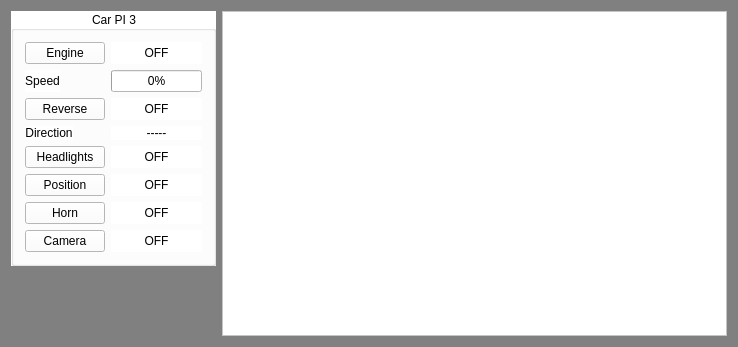
<?xml version="1.0" encoding="UTF-8"?>
<ui version="4.0">
 <class>MainWindow</class>
 <widget class="QWidget" name="MainWindow">
  <property name="geometry">
   <rect>
    <x>0</x>
    <y>0</y>
    <width>731</width>
    <height>342</height>
   </rect>
  </property>
  <property name="sizePolicy">
   <sizepolicy hsizetype="Preferred" vsizetype="Preferred">
    <horstretch>0</horstretch>
    <verstretch>0</verstretch>
   </sizepolicy>
  </property>
  <property name="windowTitle">
   <string>MainWindow</string>
  </property>
  <property name="styleSheet">
   <string notr="true">background-color: grey</string>
  </property>
  <layout class="QGridLayout" name="gridLayout">
   <item row="0" column="0">
    <layout class="QVBoxLayout" name="verticalLayout">
     <item>
      <widget class="QGroupBox" name="groupboxMain">
       <property name="sizePolicy">
        <sizepolicy hsizetype="Fixed" vsizetype="Fixed">
         <horstretch>0</horstretch>
         <verstretch>0</verstretch>
        </sizepolicy>
       </property>
       <property name="maximumSize">
        <size>
         <width>16777215</width>
         <height>16777215</height>
        </size>
       </property>
       <property name="styleSheet">
        <string notr="true">background-color: white</string>
       </property>
       <property name="title">
        <string>Car PI 3</string>
       </property>
       <property name="alignment">
        <set>Qt::AlignCenter</set>
       </property>
       <layout class="QFormLayout" name="formLayout">
        <item row="0" column="0">
         <widget class="QPushButton" name="buttonEngine">
          <property name="text">
           <string>Engine</string>
          </property>
         </widget>
        </item>
        <item row="0" column="1">
         <widget class="QLabel" name="labelEngine">
          <property name="text">
           <string>OFF</string>
          </property>
          <property name="alignment">
           <set>Qt::AlignCenter</set>
          </property>
         </widget>
        </item>
        <item row="1" column="0">
         <widget class="QLabel" name="infolabelSpeed">
          <property name="text">
           <string>Speed</string>
          </property>
          <property name="alignment">
           <set>Qt::AlignCenter</set>
          </property>
         </widget>
        </item>
        <item row="1" column="1">
         <widget class="QProgressBar" name="progressbarSpeed">
          <property name="value">
           <number>0</number>
          </property>
         </widget>
        </item>
        <item row="2" column="0">
         <widget class="QPushButton" name="buttonReverse">
          <property name="text">
           <string>Reverse</string>
          </property>
         </widget>
        </item>
        <item row="2" column="1">
         <widget class="QLabel" name="labelReverse">
          <property name="text">
           <string>OFF</string>
          </property>
          <property name="alignment">
           <set>Qt::AlignCenter</set>
          </property>
         </widget>
        </item>
        <item row="3" column="0">
         <widget class="QLabel" name="infolabelDirection">
          <property name="text">
           <string>Direction</string>
          </property>
          <property name="alignment">
           <set>Qt::AlignCenter</set>
          </property>
         </widget>
        </item>
        <item row="3" column="1">
         <widget class="QLabel" name="labelDirection">
          <property name="text">
           <string>-----</string>
          </property>
          <property name="alignment">
           <set>Qt::AlignCenter</set>
          </property>
         </widget>
        </item>
        <item row="4" column="0">
         <widget class="QPushButton" name="buttonHeadlights">
          <property name="text">
           <string>Headlights</string>
          </property>
         </widget>
        </item>
        <item row="4" column="1">
         <widget class="QLabel" name="labelHeadlights">
          <property name="text">
           <string>OFF</string>
          </property>
          <property name="alignment">
           <set>Qt::AlignCenter</set>
          </property>
         </widget>
        </item>
        <item row="5" column="0">
         <widget class="QPushButton" name="buttonPosition">
          <property name="text">
           <string>Position</string>
          </property>
         </widget>
        </item>
        <item row="5" column="1">
         <widget class="QLabel" name="labelPosition">
          <property name="text">
           <string>OFF</string>
          </property>
          <property name="alignment">
           <set>Qt::AlignCenter</set>
          </property>
         </widget>
        </item>
        <item row="6" column="0">
         <widget class="QPushButton" name="buttonHorn">
          <property name="text">
           <string>Horn</string>
          </property>
         </widget>
        </item>
        <item row="6" column="1">
         <widget class="QLabel" name="labelHorn">
          <property name="text">
           <string>OFF</string>
          </property>
          <property name="alignment">
           <set>Qt::AlignCenter</set>
          </property>
         </widget>
        </item>
        <item row="7" column="0">
         <widget class="QPushButton" name="buttonCamera">
          <property name="text">
           <string>Camera</string>
          </property>
         </widget>
        </item>
        <item row="7" column="1">
         <widget class="QLabel" name="labelCamera">
          <property name="text">
           <string>OFF</string>
          </property>
          <property name="alignment">
           <set>Qt::AlignCenter</set>
          </property>
         </widget>
        </item>
       </layout>
      </widget>
     </item>
     <item>
      <spacer name="verticalSpacer">
       <property name="orientation">
        <enum>Qt::Vertical</enum>
       </property>
       <property name="sizeHint" stdset="0">
        <size>
         <width>20</width>
         <height>40</height>
        </size>
       </property>
      </spacer>
     </item>
    </layout>
   </item>
   <item row="0" column="1">
    <widget class="QFrame" name="frameCamera">
     <property name="sizePolicy">
      <sizepolicy hsizetype="Expanding" vsizetype="Expanding">
       <horstretch>0</horstretch>
       <verstretch>0</verstretch>
      </sizepolicy>
     </property>
     <property name="minimumSize">
      <size>
       <width>505</width>
       <height>325</height>
      </size>
     </property>
     <property name="styleSheet">
      <string notr="true">background-color: white
</string>
     </property>
     <property name="frameShape">
      <enum>QFrame::StyledPanel</enum>
     </property>
     <property name="frameShadow">
      <enum>QFrame::Raised</enum>
     </property>
    </widget>
   </item>
  </layout>
 </widget>
 <layoutdefault spacing="6" margin="11"/>
 <resources/>
 <connections/>
</ui>
